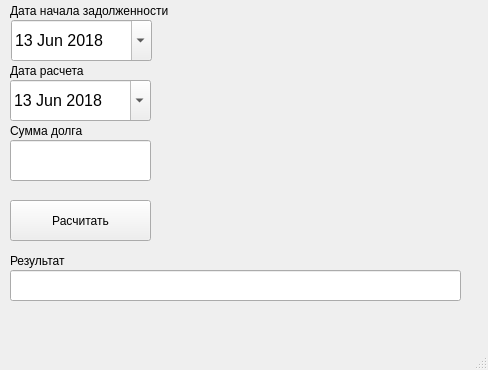
<?xml version="1.0" encoding="UTF-8"?>
<ui version="4.0">
 <class>MainWindow</class>
 <widget class="QMainWindow" name="MainWindow">
  <property name="geometry">
   <rect>
    <x>0</x>
    <y>0</y>
    <width>488</width>
    <height>370</height>
   </rect>
  </property>
  <property name="windowTitle">
   <string>MainWindow</string>
  </property>
  <widget class="QWidget" name="centralwidget">
   <property name="sizePolicy">
    <sizepolicy hsizetype="Preferred" vsizetype="Preferred">
     <horstretch>0</horstretch>
     <verstretch>0</verstretch>
    </sizepolicy>
   </property>
   <widget class="QDateEdit" name="dateEdit">
    <property name="geometry">
     <rect>
      <x>11</x>
      <y>20</y>
      <width>141</width>
      <height>41</height>
     </rect>
    </property>
    <property name="font">
     <font>
      <pointsize>12</pointsize>
     </font>
    </property>
    <property name="frame">
     <bool>true</bool>
    </property>
    <property name="dateTime">
     <datetime>
      <hour>0</hour>
      <minute>0</minute>
      <second>0</second>
      <year>2018</year>
      <month>6</month>
      <day>13</day>
     </datetime>
    </property>
    <property name="maximumDate">
     <date>
      <year>7999</year>
      <month>12</month>
      <day>30</day>
     </date>
    </property>
    <property name="calendarPopup">
     <bool>true</bool>
    </property>
    <property name="date">
     <date>
      <year>2018</year>
      <month>6</month>
      <day>13</day>
     </date>
    </property>
   </widget>
   <widget class="QDateEdit" name="dateEdit_2">
    <property name="geometry">
     <rect>
      <x>10</x>
      <y>80</y>
      <width>141</width>
      <height>41</height>
     </rect>
    </property>
    <property name="font">
     <font>
      <pointsize>12</pointsize>
     </font>
    </property>
    <property name="frame">
     <bool>true</bool>
    </property>
    <property name="dateTime">
     <datetime>
      <hour>0</hour>
      <minute>0</minute>
      <second>0</second>
      <year>2018</year>
      <month>6</month>
      <day>13</day>
     </datetime>
    </property>
    <property name="maximumDate">
     <date>
      <year>7999</year>
      <month>12</month>
      <day>30</day>
     </date>
    </property>
    <property name="calendarPopup">
     <bool>true</bool>
    </property>
    <property name="date">
     <date>
      <year>2018</year>
      <month>6</month>
      <day>13</day>
     </date>
    </property>
   </widget>
   <widget class="QLineEdit" name="lineEdit">
    <property name="geometry">
     <rect>
      <x>10</x>
      <y>140</y>
      <width>141</width>
      <height>41</height>
     </rect>
    </property>
    <property name="autoFillBackground">
     <bool>false</bool>
    </property>
    <property name="text">
     <string extracomment="Сумма боргу"/>
    </property>
    <property name="placeholderText">
     <string extracomment="Сумма боргу"/>
    </property>
   </widget>
   <widget class="QLabel" name="label">
    <property name="geometry">
     <rect>
      <x>10</x>
      <y>0</y>
      <width>171</width>
      <height>21</height>
     </rect>
    </property>
    <property name="text">
     <string>Дата начала задолженности  </string>
    </property>
   </widget>
   <widget class="QLabel" name="label_2">
    <property name="geometry">
     <rect>
      <x>10</x>
      <y>60</y>
      <width>171</width>
      <height>21</height>
     </rect>
    </property>
    <property name="text">
     <string>Дата расчета </string>
    </property>
   </widget>
   <widget class="QLabel" name="label_3">
    <property name="geometry">
     <rect>
      <x>10</x>
      <y>120</y>
      <width>171</width>
      <height>21</height>
     </rect>
    </property>
    <property name="text">
     <string>Сумма долга</string>
    </property>
   </widget>
   <widget class="QPushButton" name="pushButton">
    <property name="geometry">
     <rect>
      <x>10</x>
      <y>200</y>
      <width>141</width>
      <height>41</height>
     </rect>
    </property>
    <property name="text">
     <string>Расчитать</string>
    </property>
   </widget>
   <widget class="QLineEdit" name="lineEdit_2">
    <property name="geometry">
     <rect>
      <x>10</x>
      <y>270</y>
      <width>451</width>
      <height>31</height>
     </rect>
    </property>
   </widget>
   <widget class="QLabel" name="label_4">
    <property name="geometry">
     <rect>
      <x>10</x>
      <y>250</y>
      <width>171</width>
      <height>21</height>
     </rect>
    </property>
    <property name="text">
     <string>Результат</string>
    </property>
   </widget>
  </widget>
  <widget class="QMenuBar" name="menubar">
   <property name="geometry">
    <rect>
     <x>0</x>
     <y>0</y>
     <width>488</width>
     <height>21</height>
    </rect>
   </property>
  </widget>
  <widget class="QStatusBar" name="statusbar"/>
 </widget>
 <resources/>
 <connections/>
</ui>
